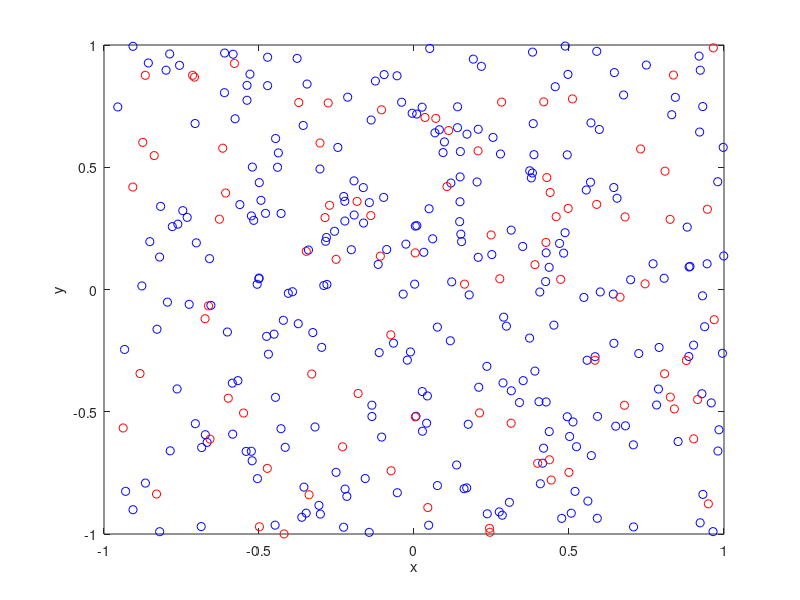

Recreate this plot in MATLAB.
% Simulate a Poisson point process on a rectangle.
% Then thin the Poisson point process according to a (spatially *independent*) 
% p-thinning.
% Author: H. Paul Keeler, 2019.
% Website: hpaulkeeler.com
% Repository: github.com/hpaulkeeler/posts

%Simulation window parameters
xMin=-1;xMax=1;
yMin=-1;yMax=1;
xDelta=xMax-xMin;yDelta=yMax-yMin; %rectangle dimensions
areaTotal=xDelta*yDelta; %area of rectangle
 
%Point process parameters
lambda=100; %intensity (ie mean density) of the Poisson process

%Thinning probability paramters
sigma=1;
p=0.25; %thinning probability

%Simulate Poisson point process
numbPoints=poissrnd(areaTotal*lambda);%Poisson number of points
xx=xDelta*(rand(numbPoints,1))+xMin;%x coordinates of Poisson points
yy=yDelta*(rand(numbPoints,1))+yMin;%y coordinates of Poisson points

%Generate Bernoulli variables (ie coin flips) for thinning
booleThinned=rand(numbPoints,1)<p; %points to be thinned
booleRetained=~booleThinned; %points to be retained

%x/y locations of thinned points
xxThinned=xx(booleThinned); yyThinned=yy(booleThinned);
%x/y locations of retained points
xxRetained=xx(booleRetained); yyRetained=yy(booleRetained);

%Plotting
plot(xxRetained,yyRetained,'bo'); %plot retained points
hold on; plot(xxThinned,yyThinned,'ro'); %plot thinned points
xlabel('x');ylabel('y');
